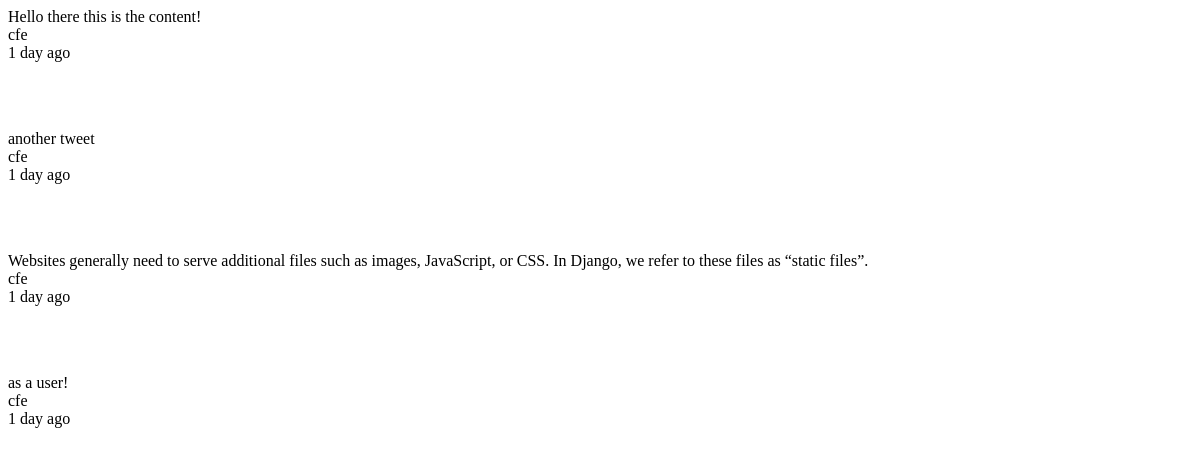
The app's page /tweet/, older data.
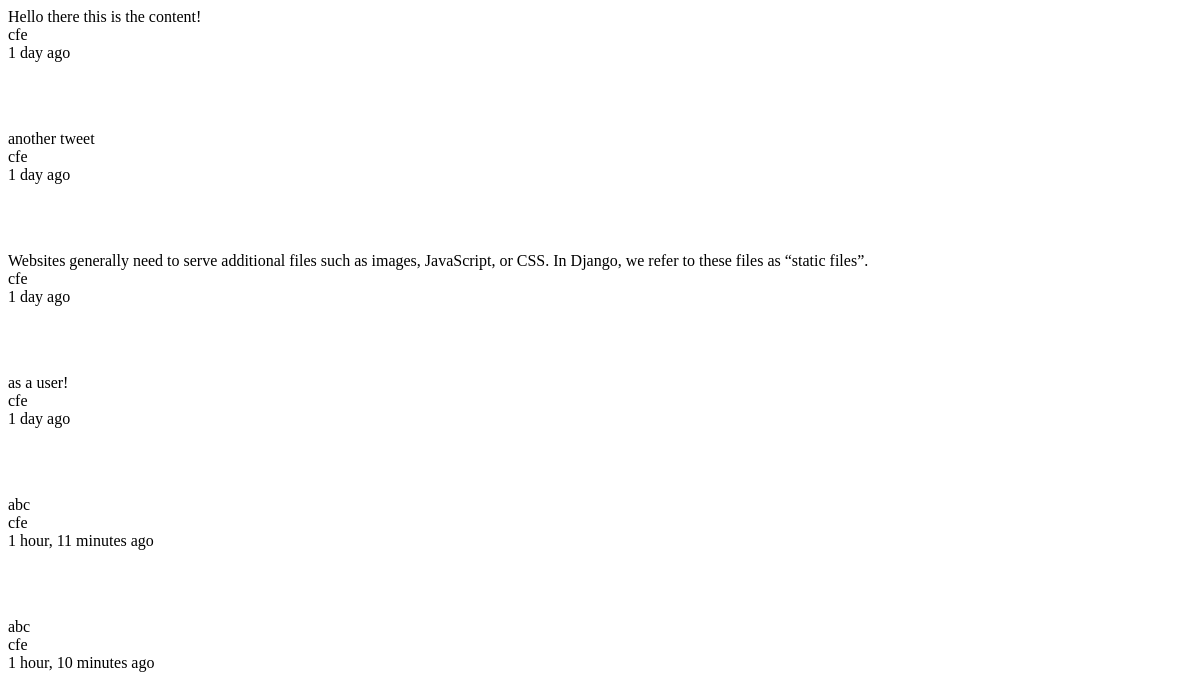
The same page, newer data.
### tweets/models.py (models this page shows, shortened)
class Tweet(models.Model):
    user        = models.ForeignKey(settings.AUTH_USER_MODEL)
    content     = models.CharField(max_length=140, validators=[validate_content])
    updated     = models.DateTimeField(auto_now=True)
    timestamp   = models.DateTimeField(auto_now_add=True)

### tweets/views.py (the view)
class TweetListView(ListView):
    queryset = Tweet.objects.all()
    def get_context_data(self, *args, **kwargs):
        context = super(TweetListView, self).get_context_data(*args, **kwargs)
        return context

### tweets/templates/tweets/tweet_list.html
{% for object in object_list %}
    <p>{{ object.content }}<br/>
    {{ object.user }}<br/>
    {{ object.timestamp|timesince }} ago</p><br/><br/>
{% empty %}
    <p>No tweets yet.</p>
{% endfor %}

Row changes from the older to the newer data that the page shows:
added Tweet: content "abc", user "cfe", timestamp "1 hour, 11 minutes"
added Tweet: content "abc", user "cfe", timestamp "1 hour, 10 minutes"
